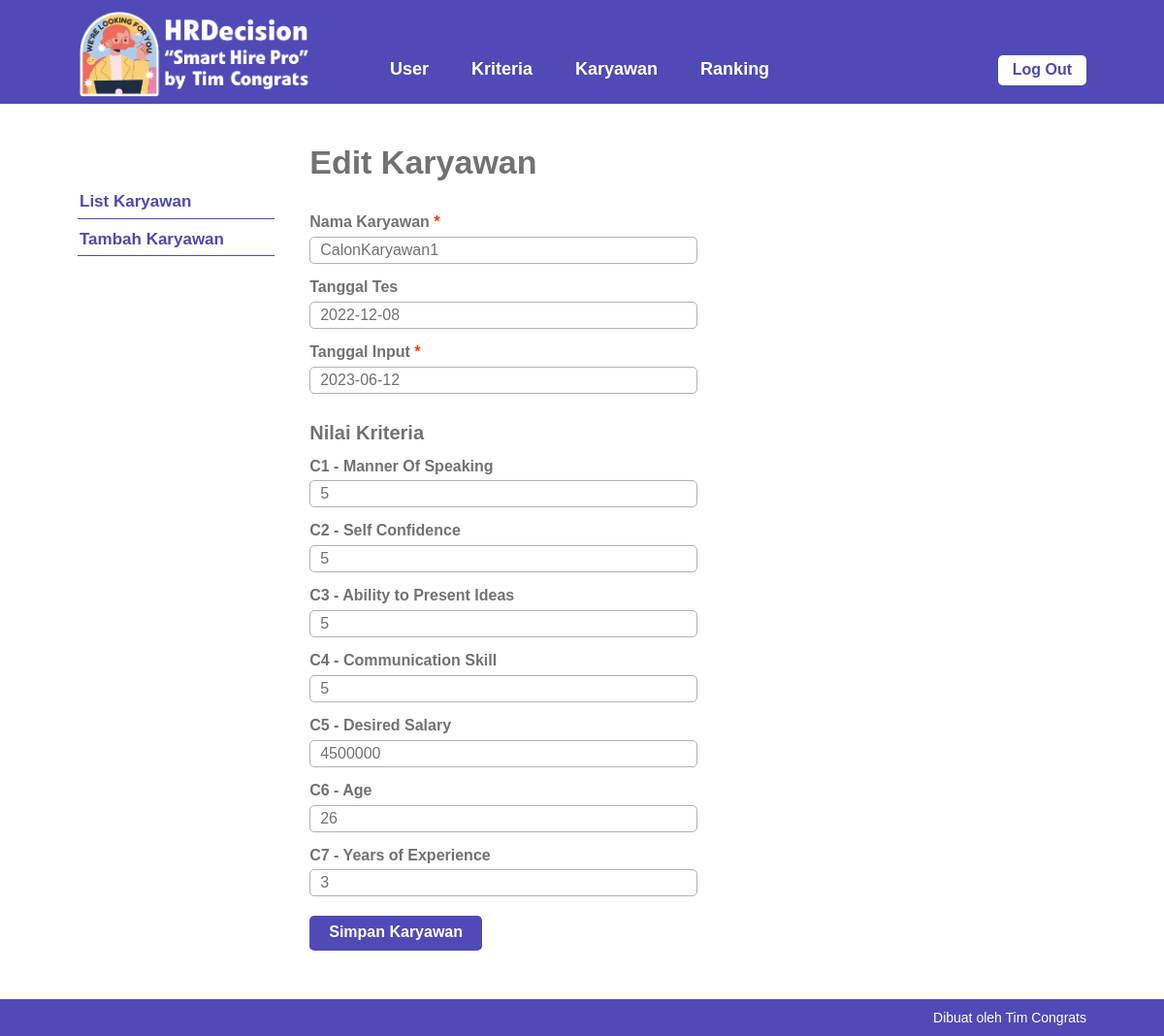
The app's page /edit-karyawan.php?id=1 (signed in) with its own data.
### tables this page shows
CREATE TABLE `karyawan` (
  `id_karyawan` int(10) NOT NULL,
  `nama_karyawan` varchar(20) NOT NULL,
  `tanggal_tes` date NOT NULL,
  `tanggal_input` date NOT NULL
);

CREATE TABLE `nilai_karyawan` (
  `id_nilai_karyawan` int(11) NOT NULL,
  `id_karyawan` int(10) NOT NULL,
  `id_kriteria` int(10) NOT NULL,
  `nilai` float NOT NULL
);

CREATE TABLE `kriteria` (
  `id_kriteria` int(10) NOT NULL,
  `nama` varchar(30) NOT NULL,
  `type` enum('benefit','cost') NOT NULL,
  `bobot` float NOT NULL,
  `ada_pilihan` tinyint(1) DEFAULT NULL,
  `urutan_order` int(2) NOT NULL
);

### edit-karyawan.php (the view, shortened to what this page needs)
<?php require_once('includes/init.php'); ?>
<?php
$sukses = false;
$ada_error = false;
$id_karyawan = (isset($_GET['id'])) ? trim($_GET['id']) : '';
if(!$id_karyawan) {
	$ada_error = 'Maaf, data tidak dapat diproses.';
} else {
	$query = $pdo->prepare('SELECT * FROM karyawan WHERE id_karyawan = :id_karyawan');
	$query->execute(array('id_karyawan' => $id_karyawan));
	$result = $query->fetch();
	$id_karyawan = (isset($result['id_karyawan'])) ? trim($result['id_karyawan']) : '';
	$nama_karyawan = (isset($result['nama_karyawan'])) ? trim($result['nama_karyawan']) : '';
	$tanggal_tes = (isset($result['tanggal_tes'])) ? trim($result['tanggal_tes']) : '';
	$tanggal_input = (isset($result['tanggal_input'])) ? trim($result['tanggal_input']) : '';
}
?>
<?php
require_once('template/header.php');
?>
	<div class="main-content-row">
	<div class="container clearfix">
		<?php include_once('template/sidebar-karyawan.php'); ?>
		<div class="main-content the-content">
			<h1>Edit Karyawan</h1>
			<?php if($sukses): ?>
				<div class="msg-box">
					<p>Data berhasil disimpan</p>
				</div>
			<?php elseif($ada_error): ?>
				<p><?php echo $ada_error; ?></p>
			<?php else: ?>
				<form action="edit-karyawan.php?id=<?php echo $id_karyawan; ?>" method="post">
					<div class="field-wrap clearfix">
						<label>Nama Karyawan <span class="red">*</span></label>
						<input type="text" name="nama_karyawan" value="<?php echo $nama_karyawan; ?>">
					</div>
					<div class="field-wrap clearfix">
						<label>Tanggal Tes</label>
						<input type="text" name="tanggal_tes" value="<?php echo $tanggal_tes; ?>" class="datepicker">
					</div>
					<div class="field-wrap clearfix">
						<label>Tanggal Input <span class="red">*</span></label>
						<input type="text" name="tanggal_input" value="<?php echo $tanggal_input; ?>" class="datepicker">
					</div>
					<h3>Nilai Kriteria</h3>
					<?php
					$query2 = $pdo->prepare('SELECT nilai_karyawan.nilai AS nilai, kriteria.nama AS nama, kriteria.id_kriteria AS id_kriteria, kriteria.ada_pilihan AS jenis_nilai
					FROM kriteria LEFT JOIN nilai_karyawan
					ON nilai_karyawan.id_kriteria = kriteria.id_kriteria
					AND nilai_karyawan.id_karyawan = :id_karyawan
					ORDER BY kriteria.urutan_order ASC');
					$query2->execute(array('id_karyawan' => $id_karyawan));
					$query2->setFetchMode(PDO::FETCH_ASSOC);
					if($query2->rowCount() > 0):
						while($kriteria = $query2->fetch()):
						?>
							<div class="field-wrap clearfix">
								<label><?php echo $kriteria['nama']; ?></label>
								<?php if(!$kriteria['jenis_nilai']): ?>
									<input type="number" step="0.001" name="kriteria[<?php echo $kriteria['id_kriteria']; ?>]" value="<?php echo ($kriteria['nilai']) ? $kriteria['nilai'] : 0; ?>">
								<?php endif; ?>
							</div>
						<?php
						endwhile;
					else:
						echo '<p>Kriteria masih kosong.</p>';
					endif;
					?>
					<div class="field-wrap clearfix">
						<button type="submit" name="submit" value="submit" class="button">Simpan Karyawan</button>
					</div>
				</form>
			<?php endif; ?>
		</div>
	</div>
	</div>
<?php
require_once('template/footer.php');

### stylesheets/style.css (style rules this page uses)
html,body,div,span,applet,object,iframe,h1,h2,h3,h4,h5,h6,p,blockquote,pre,a,abbr,acronym,address,big,cite,code,del,dfn,em,img,ins,kbd,q,s,samp,small,strike,strong,sub,sup,tt,var,b,u,i,center,dl,dt,dd,ol,ul,li,fieldset,form,label,legend,table,caption,tbody,tfoot,thead,tr,th,td,article,aside,canvas,details,embed,figure,figcaption,footer,header,hgroup,menu,nav,output,ruby,section,summary,time,mark,audio, video { margin: 0; padding: 0; border: 0; font-size: 100%; vertical-align: baseline }
body { line-height: 1 }
*, *:before, *:after { -moz-box-sizing: border-box; -webkit-box-sizing: border-box; box-sizing: border-box }
.clearfix:before, .clearfix:after { content: " "; display: table }
.clear, .clearfix:after { clear: both }
.container { max-width: 1100px; margin: 0 auto; position: relative; padding: 0 30px }
body { background: #4f4ab5; font-family: "PT Sans", sans-serif; color: #727272; font-size: 14px; line-height: 1.3; font-weight: 500 }
textarea, input[type="text"], input[type="email"], input[type="date"], input[type="tel"], input[type="search"], input[type="number"], select, input[type="password"] { background: #fff; border: 1px solid #b2b2b2; width: 100%; font-family: inherit; font-weight: inherit; font-size: 16px; padding: 4px 10px; vertical-align: top; margin: 0; color: #727272; border-radius: 5px }
h1, h2, h3, h4, h5, h6 { font-weight: 300 }
.the-content { font-size: 16px; line-height: 1.42857 }
.the-content h1, .the-content h2, .the-content h3, .the-content h4, .the-content h5, .the-content h6 { font-weight: 700 }
.the-content h1 { font-size: 34px; margin: 0.8em 0 0.8em; padding: 0; line-height: 1.2 }
.the-content h3 { font-size: 20px; margin: 0.8em 0 0.3em }
.the-content>h1:first-child, .the-content>h3:first-child, .the-content>h2:first-child { margin-top: 0 }
button, a { -webkit-transition: all .2s ease; -moz-transition: all .2s ease; -o-transition: all .2s ease; transition: all 0.2s ease }
span.red, a.red, .the-content span.red, .the-content a.red { color: #ff3600; }
.the-content .button, .button { background: #4f4ab5; color: #fff; display: inline-block; font-size: 16px; font-weight: 700; line-height: 1.2; border: 0; font-family: inherit; padding: 7px 20px 9px; cursor: pointer; border-radius: 5px }
.main-content { float: right; width: 77%; padding: 40px 0 }
.field-wrap { max-width: 400px; padding-bottom: 10px }
.field-wrap label { display: block; font-weight: 700; padding: 3px 0 }
.field-wrap .button { margin-top: 10px }

### records on screen
karyawan: nama_karyawan "CalonKaryawan1", tanggal_tes "2022-12-08", tanggal_input "2023-06-12"
nilai_karyawan: id_kriteria.nama "C1 - Manner Of Speaking", nilai "5"
nilai_karyawan: id_kriteria.nama "C2 - Self Confidence", nilai "5"
nilai_karyawan: id_kriteria.nama "C3 - Ability to Present Ideas", nilai "5"
nilai_karyawan: id_kriteria.nama "C4 - Communication Skill", nilai "5"
nilai_karyawan: id_kriteria.nama "C5 - Desired Salary", nilai "4500000"
nilai_karyawan: id_kriteria.nama "C6 - Age", nilai "26"
nilai_karyawan: id_kriteria.nama "C7 - Years of Experience", nilai "3"
